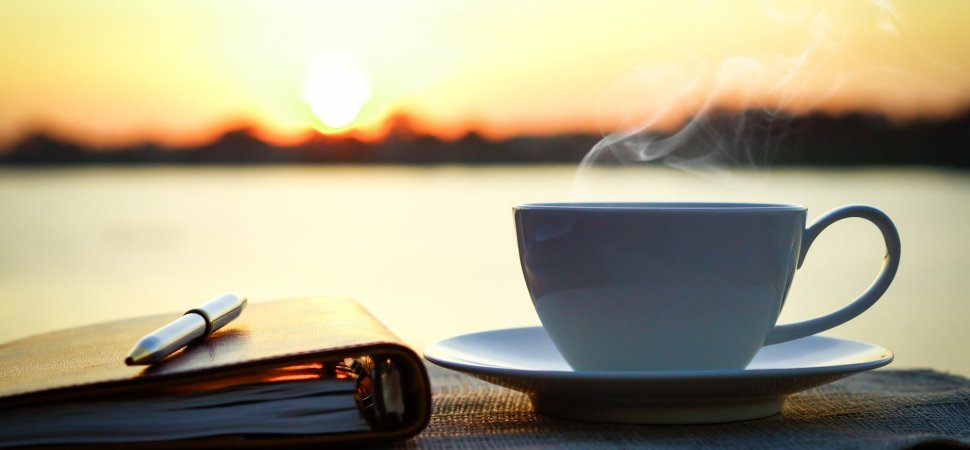
#> input picture test.jpg, 970 x 450 px, found by its file name
$ python roi_test.py
#> lines starting #> are read from the running program, lines starting #| are printed output that depends on the picture; after the words box and inside, x2 and y2 are one past the last pixel; in counts of white or black regions, pixels touching at a corner belong together
#> further down, src is the input picture: shape (450, 970, 3); mean B, G, R 131.6, 159.2, 167.6
#导入cv模块
import numpy as np
import cv2 as cv

# 截取图片中的指定区域或在指定区域添加某一图片
def jie_image(src1):
    src2 = src1[5:89, 500:630]  # 截取第5行到89行的第500列到630列的区域
    cv.imshow("cut", src2)
    src1[105:189, 300:430] = src2   # 指定位置填充，大小要一样才能填充
    cv.imshow("connect", src1)

# 指定颜色填充
def fill_image(image):
    copyImage = image.copy()    # 复制原图像
    h, w = image.shape[:2]  # 读取图像的宽和高
    mask = np.zeros([h+2, w+2], np.uint8)# 新建图像矩阵  +2是官方函数要求
    cv.floodFill(copyImage, mask, (0, 10), (0, 100, 255), (100, 100, 50), (50, 50, 50), cv.FLOODFILL_FIXED_RANGE)
    cv.imshow("fill1", copyImage)

    mask = np.ones([h+2, w+2, 1], np.uint8) # 新建图像矩阵  +2是官方函数要求
    mask[101:301, 101:301] = 0
    cv.floodFill(copyImage, mask, (200, 200), (0, 0, 255), cv.FLOODFILL_MASK_ONLY)
    cv.imshow("fill2", copyImage)


#指定位置填充
def fill2_image():
    image = np.zeros([400, 400, 3], np.uint8)
    image[100:300, 100:300, :] = 255
    cv.imshow("origin", image)
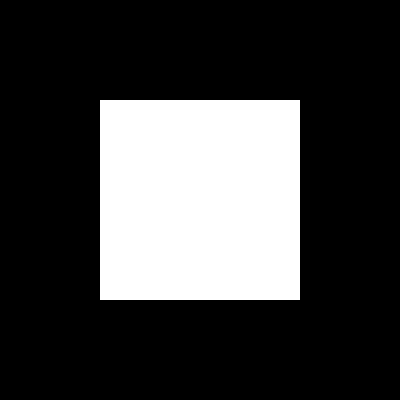
#> window 'origin': shape (400, 400, 3); 25% white; 1 white region, box (x1, y1, x2, y2) and area: (100, 100, 300, 300) 40000
    mask = np.ones([402, 402, 1], np.uint8)
    mask[101:301, 101:301] = 0
    cv.floodFill(image, mask, (100, 100), (0, 0, 255), cv.FLOODFILL_MASK_ONLY)
    cv.imshow("fill3", image)
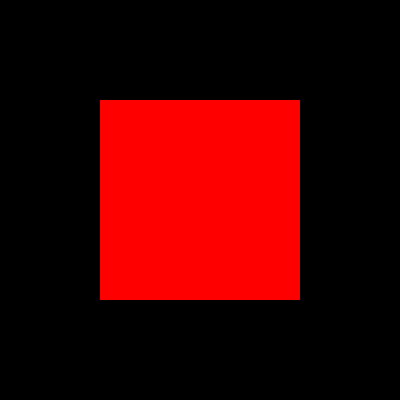
#> window 'fill3': shape (400, 400, 3); mean B, G, R 0, 0, 63.8


src = cv.imread("D:/pythonworkplace/opencv_test/test.jpg")
cv.namedWindow('Image',cv.WINDOW_NORMAL)
cv.imshow('Image',src)
#jie_image(src)
#fill_image(src)
fill2_image()
# 等待用户操作
cv.waitKey(0)
# 释放所有窗口
cv.destroyAllWindows()
